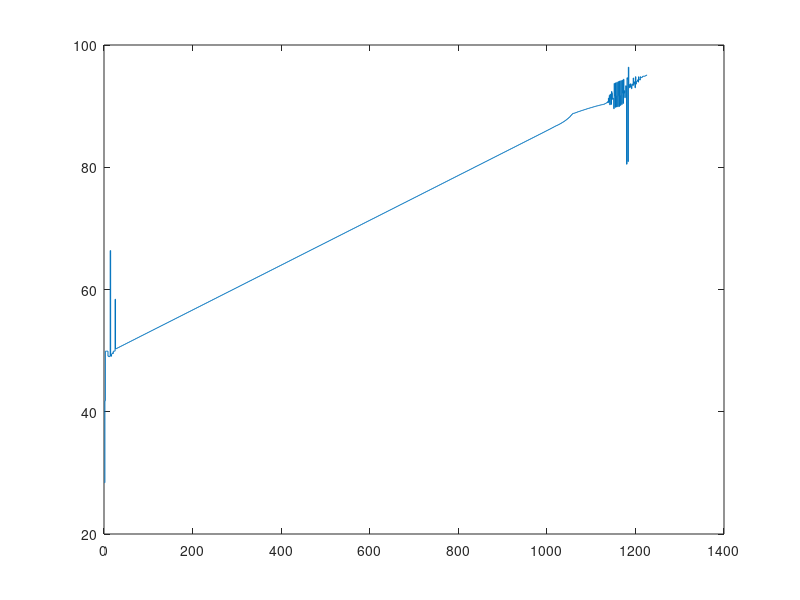

This figure's MATLAB source:

M= csvread('Project3_2.csv',1,1);		
N= zeros(1226,1);

for i= 1:2:2452
    N((i+1)/2,1)=(M(i,1)+M(i+1,1))/2;
    
end

x= 1:1:1226
stairs(x,N);